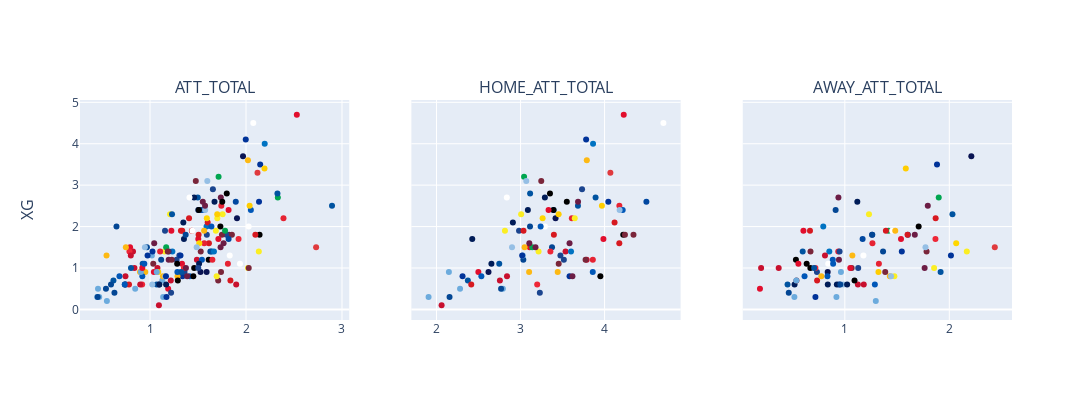

The notebook cell saved with this chart:
### Code cell
import plotly.express as px
from plotly.subplots import make_subplots
import plotly.graph_objects as go

def plot_elos(team_df, x_axis, y_axis, color_by, tooltips):
    fig = make_subplots(rows=1, cols=3, shared_yaxes=True, subplot_titles=x_axis, y_title=y_axis,)
    for idx, axis in enumerate(x_axis):
        # px_figure = px.scatter(team_df, x=axis, y=y_axis, color=color_by, hover_data=["OPPONENT", "XG", "XGA"])
        # px_traces = px_figure["data"]
        # for trace in px_traces:
        #     fig.add_trace(trace, row=1, col=idx+1)
        fig.add_trace(
            go.Scatter(x=team_df[axis], 
                       y=team_df[y_axis], 
                       marker_color=team_df[color_by], 
                       text=team_df[tooltips].apply(lambda x: '\n'.join(x), axis=1),
                       showlegend=False
                       ),
            row=1, col=idx+1)
    fig.update_traces(mode='markers')
    fig.update_layout(height=400, width=1200)
    fig.update_layout(height=400, width=1200)
    fig.show()

plot_elos(team_df, ["ATT_TOTAL", "HOME_ATT_TOTAL", "AWAY_ATT_TOTAL"], "XG", "OPPONENT_COLOR", ["OPPONENT", "SEASON", "ROUND"])
plot_elos(team_df, ["DEF_TOTAL", "HOME_DEF_TOTAL", "AWAY_DEF_TOTAL"], "XG", "OPPONENT_COLOR")

### Figure 1 — Plotly figure (JSON) as saved in the notebook; plotly's stock layout.template omitted (floating-point values rounded to 4 significant figures; data arrays with more than 128 entries replaced by an {"elided": "..."} marker saying what was removed)
{"data": [{"marker": {"color": {"elided": "190 str values"}}, "mode": "markers", "showlegend": false, "text": {"elided": "190 str values"}, "type": "scatter", "x": {"elided": "190 float values"}, "xaxis": "x", "y": {"elided": "190 float values"}, "yaxis": "y"}, {"marker": {"color": {"elided": "190 str values"}}, "mode": "markers", "showlegend": false, "text": {"elided": "190 str values"}, "type": "scatter", "x": {"elided": "190 float values"}, "xaxis": "x2", "y": {"elided": "190 float values"}, "yaxis": "y2"}, {"marker": {"color": {"elided": "190 str values"}}, "mode": "markers", "showlegend": false, "text": {"elided": "190 str values"}, "type": "scatter", "x": {"elided": "190 float values"}, "xaxis": "x3", "y": {"elided": "190 float values"}, "yaxis": "y3"}], "layout": {"annotations": [{"font": {"size": 16}, "showarrow": false, "text": "ATT_TOTAL", "x": 0.1444, "xanchor": "center", "xref": "paper", "y": 1, "yanchor": "bottom", "yref": "paper"}, {"font": {"size": 16}, "showarrow": false, "text": "HOME_ATT_TOTAL", "x": 0.5, "xanchor": "center", "xref": "paper", "y": 1, "yanchor": "bottom", "yref": "paper"}, {"font": {"size": 16}, "showarrow": false, "text": "AWAY_ATT_TOTAL", "x": 0.8556, "xanchor": "center", "xref": "paper", "y": 1, "yanchor": "bottom", "yref": "paper"}, {"font": {"size": 16}, "showarrow": false, "text": "XG", "textangle": -90, "x": 0, "xanchor": "right", "xref": "paper", "xshift": -40, "y": 0.5, "yanchor": "middle", "yref": "paper"}], "height": 400, "width": 1200, "xaxis": {"anchor": "y", "domain": [0, 0.2889]}, "xaxis2": {"anchor": "y2", "domain": [0.3556, 0.6444]}, "xaxis3": {"anchor": "y3", "domain": [0.7111, 1]}, "yaxis": {"anchor": "x", "domain": [0, 1]}, "yaxis2": {"anchor": "x2", "domain": [0, 1], "matches": "y", "showticklabels": false}, "yaxis3": {"anchor": "x3", "domain": [0, 1], "matches": "y", "showticklabels": false}}}
